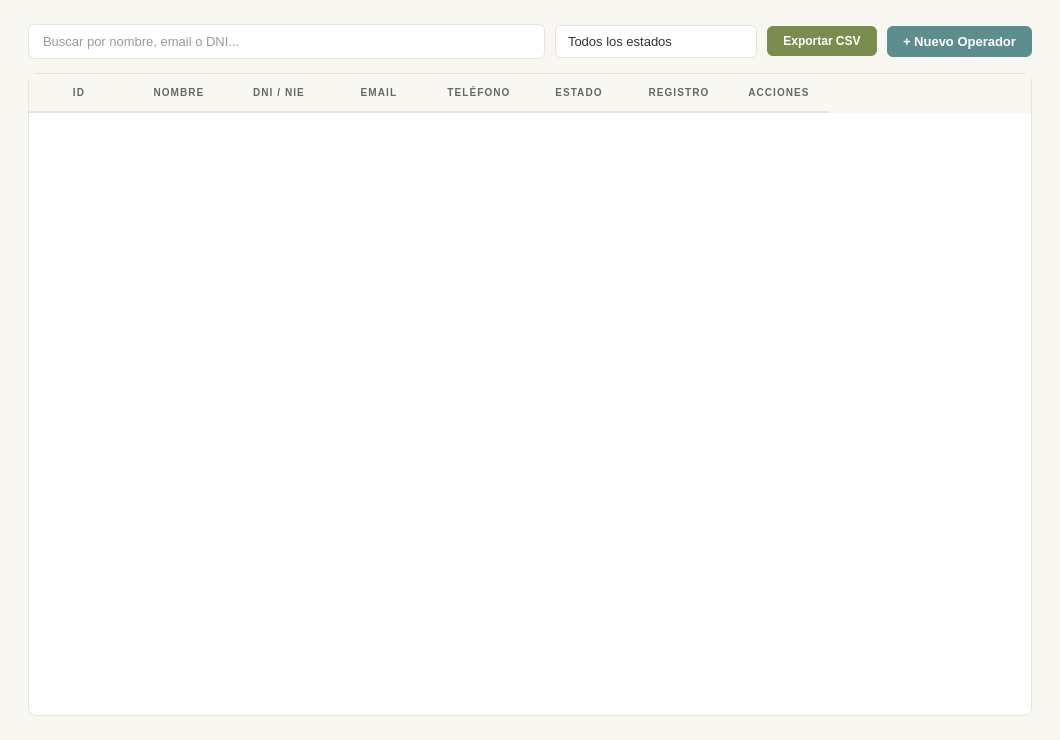
<?xml version="1.0" encoding="UTF-8"?>
<ui version="4.0">
 <class>PageOperadoresUI</class>
 <widget class="QWidget" name="PageOperadoresUI">
  <property name="geometry">
   <rect><x>0</x><y>0</y><width>1060</width><height>740</height></rect>
  </property>
  <property name="styleSheet">
   <string notr="true">QWidget {
    background-color: #f9f7f2;
    font-family: &quot;Segoe UI&quot;, &quot;Helvetica Neue&quot;, sans-serif;
    font-size: 13px;
    color: #333333;
}
QFrame#cardOperadores, QFrame#cardClientes,
QFrame#cardBloqueados, QFrame#cardTotal {
    background-color: #FFFFFF;
    border: 1px solid #e8e4dc;
    border-radius: 8px;
    padding: 16px;
}
QFrame#cardOperadores { border-top: 3px solid #5e8d8d; }
QFrame#cardClientes   { border-top: 3px solid #7a8c4e; }
QFrame#cardBloqueados { border-top: 3px solid #c0392b; }
QFrame#cardTotal      { border-top: 3px solid #b08a4e; }
QLabel#lblCardOpTitulo, QLabel#lblCardClTitulo,
QLabel#lblCardBlTitulo, QLabel#lblCardTotTitulo {
    color: #666666; font-size: 10px; font-weight: 700; letter-spacing: 1.2px;
}
QLabel#lblTotalOperadores, QLabel#lblTotalClientes,
QLabel#lblTotalBloqueados, QLabel#lblTotalUsuarios {
    color: #333333; font-size: 34px; font-weight: 800;
}
QLabel#lblCardOpSub, QLabel#lblCardClSub,
QLabel#lblCardBlSub, QLabel#lblCardTotSub { color: #666666; font-size: 11px; }
QLabel#lblDashActTitle, QLabel#lblHistorialTitle,
QLabel#lblBackupTitle, QLabel#lblSysTitle {
    color: #333333; font-size: 14px; font-weight: 700;
}
QTableWidget {
    background-color: #FFFFFF; border: 1px solid #e8e4dc;
    border-radius: 8px; gridline-color: transparent; outline: none;
    font-size: 13px; color: #333333;
    selection-background-color: #eef4f4; selection-color: #5e8d8d;
}
QTableWidget::item { padding: 10px 14px; border-bottom: 1px solid #f3f0ea; }
QTableWidget::item:selected { background-color: #eef4f4; color: #5e8d8d; }
QHeaderView::section {
    background-color: #f9f7f2; color: #666666; font-size: 10px;
    font-weight: 700; letter-spacing: 1.1px; padding: 9px 14px;
    border: none; border-bottom: 2px solid #e8e4dc;
}
QScrollBar:vertical { background: #f9f7f2; width: 6px; border-radius: 3px; }
QScrollBar::handle:vertical { background: #cac5bc; border-radius: 3px; min-height: 24px; }
QScrollBar::add-line:vertical, QScrollBar::sub-line:vertical { height: 0px; }
QScrollBar:horizontal { background: #f9f7f2; height: 6px; border-radius: 3px; }
QScrollBar::handle:horizontal { background: #cac5bc; border-radius: 3px; }
QScrollBar::add-line:horizontal, QScrollBar::sub-line:horizontal { width: 0px; }
QLineEdit {
    background-color: #FFFFFF; border: 1px solid #e8e4dc;
    border-radius: 6px; padding: 8px 12px; font-size: 13px; color: #333333;
}
QLineEdit:hover { border-color: #c8c0b4; }
QLineEdit:focus { border: 1.5px solid #5e8d8d; background-color: #fafaf8; }
QComboBox {
    background-color: #FFFFFF; border: 1px solid #e8e4dc;
    border-radius: 6px; padding: 7px 12px; font-size: 13px;
    color: #333333; min-width: 150px;
}
QComboBox:hover { border-color: #c8c0b4; }
QComboBox:focus { border: 1.5px solid #5e8d8d; }
QComboBox::drop-down { border: none; width: 24px; }
QComboBox QAbstractItemView {
    background-color: #FFFFFF; border: 1px solid #e8e4dc; outline: none;
    selection-background-color: #eef4f4; selection-color: #5e8d8d; font-size: 13px;
}
QFrame#backupCard {
    background-color: #FFFFFF; border: 1px solid #e8e4dc;
    border-top: 3px solid #5e8d8d; border-radius: 8px; padding: 20px;
}
QFrame#infoSistemaCard {
    background-color: #FFFFFF; border: 1px solid #e8e4dc;
    border-top: 3px solid #7a8c4e; border-radius: 8px; padding: 20px;
}
QLabel#lblBackupDesc, QLabel#lblPython, QLabel#lblHost, QLabel#bkLast1 {
    color: #666666; font-size: 12px;
}
QPushButton#btnNuevoOperador {
    background-color: #5e8d8d; color: #FFFFFF; border: none;
    border-radius: 6px; padding: 8px 16px; font-size: 13px; font-weight: 600;
}
QPushButton#btnNuevoOperador:hover { background-color: #4e7a7a; }
QPushButton#btnExportarOp {
    background-color: #7a8c4e; color: #FFFFFF; border: none;
    border-radius: 6px; padding: 8px 16px; font-size: 12px; font-weight: 600;
}
QPushButton#btnExportarOp:hover { background-color: #697a3e; }
QPushButton#btnVerTodosDash {
    background-color: #FFFFFF; color: #5e8d8d; border: 1px solid #5e8d8d;
    border-radius: 6px; padding: 6px 14px; font-size: 12px; font-weight: 600;
}
QPushButton#btnVerTodosDash:hover { background-color: #eef4f4; }
QPushButton#btnBackupAhora {
    background-color: #5e8d8d; color: #FFFFFF; border: none;
    border-radius: 6px; padding: 10px 22px; font-size: 13px; font-weight: 600; margin-top: 8px;
}
QPushButton#btnBackupAhora:hover { background-color: #4e7a7a; }
QPushButton#btnEdit {
    background-color: #eef4f4; color: #5e8d8d; border: 1px solid #c5dcdc;
    border-radius: 4px; padding: 4px 10px; font-size: 11px; font-weight: 600;
}
QPushButton#btnEdit:hover { background-color: #d4e8e8; }
QPushButton#btnDanger {
    background-color: #fdecea; color: #c0392b; border: 1px solid #f5c6c3;
    border-radius: 4px; padding: 4px 10px; font-size: 11px; font-weight: 600;
}
QPushButton#btnDanger:hover { background-color: #f9d4d1; }
QPushButton#btnSuccess {
    background-color: #eafaf1; color: #27ae60; border: 1px solid #b7e4c7;
    border-radius: 4px; padding: 4px 10px; font-size: 11px; font-weight: 600;
}
QPushButton#btnSuccess:hover { background-color: #d4f0e0; }
QPushButton#btnSecondary {
    background-color: #FFFFFF; color: #333333; border: 1px solid #e8e4dc;
    border-radius: 4px; padding: 4px 10px; font-size: 11px;
}
QPushButton#btnSecondary:hover { border-color: #5e8d8d; color: #5e8d8d; }</string>
  </property>
  <layout class="QVBoxLayout" name="opLayout">
   <property name="leftMargin"><number>28</number></property>
   <property name="topMargin"><number>24</number></property>
   <property name="rightMargin"><number>28</number></property>
   <property name="bottomMargin"><number>24</number></property>
   <property name="spacing"><number>14</number></property>

   <item>
    <layout class="QHBoxLayout" name="opToolbar">
     <property name="spacing"><number>10</number></property>
     <item>
      <widget class="QLineEdit" name="searchOperadores">
       <property name="placeholderText"><string>Buscar por nombre, email o DNI...</string></property>
      </widget>
     </item>
     <item>
      <widget class="QComboBox" name="filtroEstadoOp">
       <item><property name="text"><string>Todos los estados</string></property></item>
       <item><property name="text"><string>Activo</string></property></item>
       <item><property name="text"><string>Bloqueado</string></property></item>
       <item><property name="text"><string>Suspendido</string></property></item>
       <item><property name="text"><string>Inactivo</string></property></item>
      </widget>
     </item>
     <item>
      <widget class="QPushButton" name="btnExportarOp">
       <property name="text"><string>Exportar CSV</string></property>
       <property name="cursor"><cursorShape>PointingHandCursor</cursorShape></property>
      </widget>
     </item>
     <item>
      <widget class="QPushButton" name="btnNuevoOperador">
       <property name="text"><string>+ Nuevo Operador</string></property>
       <property name="cursor"><cursorShape>PointingHandCursor</cursorShape></property>
      </widget>
     </item>
    </layout>
   </item>

   <!-- Tabla operadores -->
   <item>
    <widget class="QTableWidget" name="tablaOperadores">
     <property name="editTriggers"><set>QAbstractItemView::NoEditTriggers</set></property>
     <property name="selectionBehavior"><enum>QAbstractItemView::SelectRows</enum></property>
     <property name="showGrid"><bool>false</bool></property>
     <property name="columnCount"><number>8</number></property>
     <column><property name="text"><string>ID</string></property></column>
     <column><property name="text"><string>NOMBRE</string></property></column>
     <column><property name="text"><string>DNI / NIE</string></property></column>
     <column><property name="text"><string>EMAIL</string></property></column>
     <column><property name="text"><string>TELÉFONO</string></property></column>
     <column><property name="text"><string>ESTADO</string></property></column>
     <column><property name="text"><string>REGISTRO</string></property></column>
     <column><property name="text"><string>ACCIONES</string></property></column>
    </widget>
   </item>

  </layout>
 </widget>
</ui>
